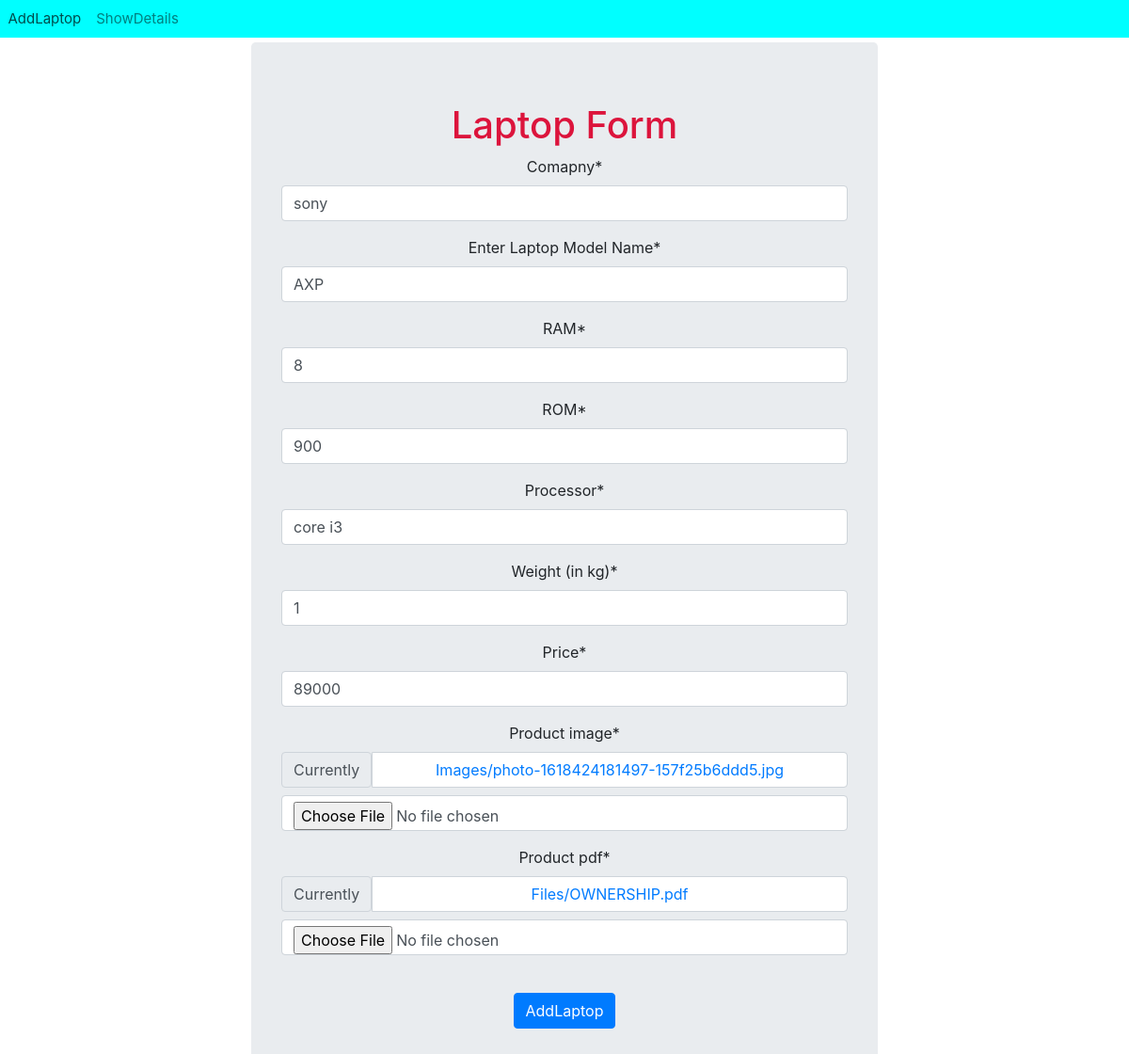
The app's page /laptop/update/3/ with its own data.
### LaptopApp/models.py (models this page shows, shortened)
class Laptop(models.Model):
    comapny=models.CharField(max_length=50)
    model_name=models.CharField(max_length=50)
    ram=models.IntegerField()
    rom=models.IntegerField()
    processor=models.CharField(max_length=40)
    weight=models.IntegerField()
    product_image=models.ImageField(upload_to='Images/')
    product_pdf=models.FileField(upload_to='Files/')
    price=models.IntegerField()

### LaptopApp/views.py (the view, shortened to what this page needs)
# urls.py: path('update/<int:i>/',views.LaptopUpdate.as_view(),name='update'),
class LaptopUpdate(View):
    def get(self,request,i):
        laptop = Laptop.objects.get(id=i)
        form = LaptopModelForm(instance=laptop)
        template_name = 'LaptopApp/addlaptop.html'
        context = {'form':form}
        return render(request, template_name, context)

### LaptopApp/forms.py (shortened to what this page needs)
class LaptopModelForm(forms.ModelForm):
    class Meta:
        model = Laptop
        fields = ['comapny','model_name','ram','rom','processor','weight','price','product_image','product_pdf']
        labels = {
            'company':'Enter Company Name',
            'model_name':'Enter Laptop Model Name',
            'ram':'RAM',
            'rom':'ROM',
            'weight':'Weight (in kg)'
        }
        widgets = {
            'ram':forms.TextInput(attrs={'placeholder':'in GB'}),
            'rom':forms.TextInput(attrs={'placeholder':'in GB'}),
        }

### template/LaptopApp/addlaptop.html (shortened to what this page needs)
{% extends "layout.html" %}
{% load crispy_forms_tags %}
{% block content %}
    <div class="container">
        <form method="post" enctype="multipart/form-data" class="jumbotron " style="margin:auto;width:60%;text-align:center;">
            <h1 style="text-align:center;color:crimson">Laptop Form</h1>
            {{form | crispy}}
            <br>
            <input type="submit" value="AddLaptop" class="btn btn-primary " style="text-align:center;">
        </form>
    </div>
{% endblock %}

### records on screen
Laptop: comapny "sony", model_name "AXP", ram "8", rom "900", processor "core i3", weight "1", price "89000"
